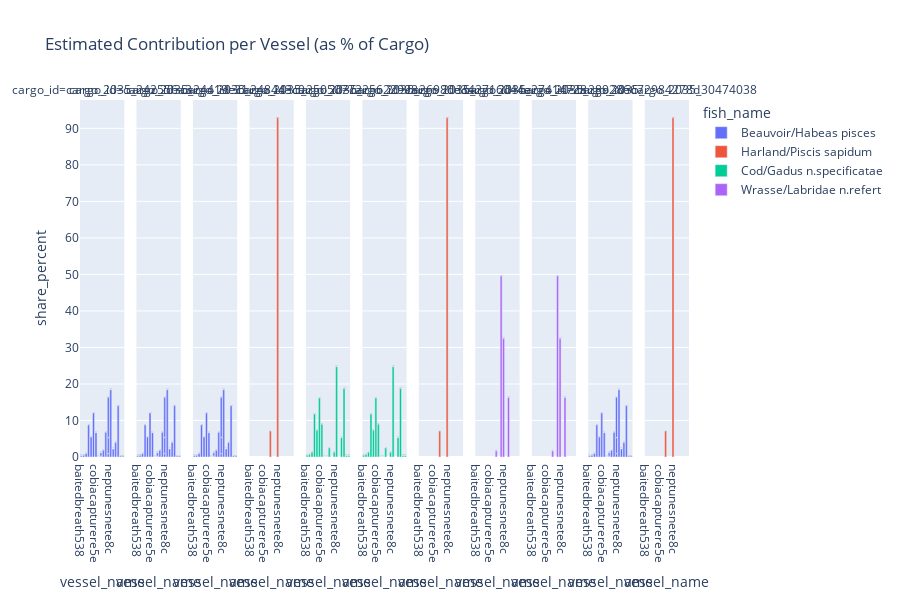

The cell this chart's notebook holds for it:
### Code cell
import plotly.express as px

fig = px.bar(
    vessel_catch,
    x="vessel_name",
    y="share_percent",
    color="fish_name",
    facet_col="cargo_id",
    title="Estimated Contribution per Vessel (as % of Cargo)",
    text_auto=".1f"
)
fig.update_layout(height=600, showlegend=True)
fig.show()

### Figure 1 — Plotly figure (JSON) as saved in the notebook; plotly's stock layout.template omitted (floating-point values rounded to 4 significant figures)
{"data": [{"hovertemplate": "fish_name=Beauvoir/Habeas pisces<br>cargo_id=cargo_2035_242556a3<br>vessel_name=%{x}<br>share_percent=%{y}<extra></extra>", "legendgroup": "Beauvoir/Habeas pisces", "marker": {"color": "#636efa", "pattern": {"shape": ""}}, "name": "Beauvoir/Habeas pisces", "orientation": "v", "showlegend": true, "textposition": "auto", "texttemplate": "%{y:.1f}", "type": "bar", "x": ["baitedbreath538", "bassbaiterb9f", "bassbandit0d5", "blackdrumbanditc5b", "breambanditc85", "browntroutbandite67", "cobiacapturere5e", "costasmeraldaac7", "kingfisher87d", "kingfisher87d", "kingfisher87d", "longfintunalooterf32", "mahimahimaster04f", "marlinmaster8ab", "marlinmaster8ab", "marlinmaster8ab", "neptunesnete8c", "ruddraiderced", "soleseeker47a", "speckledtroutsaboteur509", "squidsquad7fd", "wahoowrangler016"], "xaxis": "x", "y": [0.3382, 0.4904, 0.973, 8.758, 5.453, 12.05, 6.666, 0.0562, 0.06069, 0.2303, 0.8399, 1.821, 6.751, 0.9866, 4.416, 10.95, 18.44, 2.222, 3.947, 14.01, 0.2669, 0.2704], "yaxis": "y"}, {"hovertemplate": "fish_name=Beauvoir/Habeas pisces<br>cargo_id=cargo_2035_24419c31<br>vessel_name=%{x}<br>share_percent=%{y}<extra></extra>", "legendgroup": "Beauvoir/Habeas pisces", "marker": {"color": "#636efa", "pattern": {"shape": ""}}, "name": "Beauvoir/Habeas pisces", "orientation": "v", "showlegend": false, "textposition": "auto", "texttemplate": "%{y:.1f}", "type": "bar", "x": ["baitedbreath538", "bassbaiterb9f", "bassbandit0d5", "blackdrumbanditc5b", "breambanditc85", "browntroutbandite67", "cobiacapturere5e", "costasmeraldaac7", "kingfisher87d", "kingfisher87d", "kingfisher87d", "longfintunalooterf32", "mahimahimaster04f", "marlinmaster8ab", "marlinmaster8ab", "marlinmaster8ab", "neptunesnete8c", "ruddraiderced", "soleseeker47a", "speckledtroutsaboteur509", "squidsquad7fd", "wahoowrangler016"], "xaxis": "x2", "y": [0.3382, 0.4904, 0.973, 8.758, 5.453, 12.05, 6.666, 0.0562, 0.06069, 0.2303, 0.8399, 1.821, 6.751, 0.9866, 4.416, 10.95, 18.44, 2.222, 3.947, 14.01, 0.2669, 0.2704], "yaxis": "y2"}, {"hovertemplate": "fish_name=Beauvoir/Habeas pisces<br>cargo_id=cargo_2035_248443c0<br>vessel_name=%{x}<br>share_percent=%{y}<extra></extra>", "legendgroup": "Beauvoir/Habeas pisces", "marker": {"color": "#636efa", "pattern": {"shape": ""}}, "name": "Beauvoir/Habeas pisces", "orientation": "v", "showlegend": false, "textposition": "auto", "texttemplate": "%{y:.1f}", "type": "bar", "x": ["baitedbreath538", "bassbaiterb9f", "bassbandit0d5", "blackdrumbanditc5b", "breambanditc85", "browntroutbandite67", "cobiacapturere5e", "costasmeraldaac7", "kingfisher87d", "kingfisher87d", "kingfisher87d", "longfintunalooterf32", "mahimahimaster04f", "marlinmaster8ab", "marlinmaster8ab", "marlinmaster8ab", "neptunesnete8c", "ruddraiderced", "soleseeker47a", "speckledtroutsaboteur509", "squidsquad7fd", "wahoowrangler016"], "xaxis": "x3", "y": [0.3382, 0.4904, 0.973, 8.758, 5.453, 12.05, 6.666, 0.0562, 0.06069, 0.2303, 0.8399, 1.821, 6.751, 0.9866, 4.416, 10.95, 18.44, 2.222, 3.947, 14.01, 0.2669, 0.2704], "yaxis": "y3"}, {"hovertemplate": "fish_name=Beauvoir/Habeas pisces<br>cargo_id=cargo_2035_2984278d<br>vessel_name=%{x}<br>share_percent=%{y}<extra></extra>", "legendgroup": "Beauvoir/Habeas pisces", "marker": {"color": "#636efa", "pattern": {"shape": ""}}, "name": "Beauvoir/Habeas pisces", "orientation": "v", "showlegend": false, "textposition": "auto", "texttemplate": "%{y:.1f}", "type": "bar", "x": ["baitedbreath538", "bassbaiterb9f", "bassbandit0d5", "blackdrumbanditc5b", "breambanditc85", "browntroutbandite67", "cobiacapturere5e", "costasmeraldaac7", "kingfisher87d", "kingfisher87d", "kingfisher87d", "longfintunalooterf32", "mahimahimaster04f", "marlinmaster8ab", "marlinmaster8ab", "marlinmaster8ab", "neptunesnete8c", "ruddraiderced", "soleseeker47a", "speckledtroutsaboteur509", "squidsquad7fd", "wahoowrangler016"], "xaxis": "x10", "y": [0.3382, 0.4904, 0.973, 8.758, 5.453, 12.05, 6.666, 0.0562, 0.06069, 0.2303, 0.8399, 1.821, 6.751, 0.9866, 4.416, 10.95, 18.44, 2.222, 3.947, 14.01, 0.2669, 0.2704], "yaxis": "y10"}, {"hovertemplate": "fish_name=Harland/Piscis sapidum<br>cargo_id=cargo_2035_25050772<br>vessel_name=%{x}<br>share_percent=%{y}<extra></extra>", "legendgroup": "Harland/Piscis sapidum", "marker": {"color": "#EF553B", "pattern": {"shape": ""}}, "name": "Harland/Piscis sapidum", "orientation": "v", "showlegend": true, "textposition": "auto", "texttemplate": "%{y:.1f}", "type": "bar", "x": ["kingfisher87d", "marlinmaster8ab"], "xaxis": "x4", "y": [7.121, 92.88], "yaxis": "y4"}, {"hovertemplate": "fish_name=Harland/Piscis sapidum<br>cargo_id=cargo_2035_2716044e<br>vessel_name=%{x}<br>share_percent=%{y}<extra></extra>", "legendgroup": "Harland/Piscis sapidum", "marker": {"color": "#EF553B", "pattern": {"shape": ""}}, "name": "Harland/Piscis sapidum", "orientation": "v", "showlegend": false, "textposition": "auto", "texttemplate": "%{y:.1f}", "type": "bar", "x": ["kingfisher87d", "marlinmaster8ab"], "xaxis": "x7", "y": [7.121, 92.88], "yaxis": "y7"}, {"hovertemplate": "fish_name=Harland/Piscis sapidum<br>cargo_id=cargo_2035_30474038<br>vessel_name=%{x}<br>share_percent=%{y}<extra></extra>", "legendgroup": "Harland/Piscis sapidum", "marker": {"color": "#EF553B", "pattern": {"shape": ""}}, "name": "Harland/Piscis sapidum", "orientation": "v", "showlegend": false, "textposition": "auto", "texttemplate": "%{y:.1f}", "type": "bar", "x": ["kingfisher87d", "marlinmaster8ab"], "xaxis": "x11", "y": [7.121, 92.88], "yaxis": "y11"}, {"hovertemplate": "fish_name=Cod/Gadus n.specificatae<br>cargo_id=cargo_2035_25622998<br>vessel_name=%{x}<br>share_percent=%{y}<extra></extra>", "legendgroup": "Cod/Gadus n.specificatae", "marker": {"color": "#00cc96", "pattern": {"shape": ""}}, "name": "Cod/Gadus n.specificatae", "orientation": "v", "showlegend": true, "textposition": "auto", "texttemplate": "%{y:.1f}", "type": "bar", "x": ["baitedbreath538", "bassbaiterb9f", "bassbandit0d5", "blackdrumbanditc5b", "breambanditc85", "browntroutbandite67", "cobiacapturere5e", "costasmeraldaac7", "kingfisher87d", "longfintunalooterf32", "marlinmaster8ab", "neptunesnete8c", "soleseeker47a", "speckledtroutsaboteur509", "squidsquad7fd", "wahoowrangler016"], "xaxis": "x5", "y": [0.4535, 0.6575, 1.305, 11.74, 7.311, 16.15, 8.937, 0.07535, 0.08137, 2.442, 1.323, 24.72, 5.292, 18.79, 0.3579, 0.3625], "yaxis": "y5"}, {"hovertemplate": "fish_name=Cod/Gadus n.specificatae<br>cargo_id=cargo_2035_26980d34<br>vessel_name=%{x}<br>share_percent=%{y}<extra></extra>", "legendgroup": "Cod/Gadus n.specificatae", "marker": {"color": "#00cc96", "pattern": {"shape": ""}}, "name": "Cod/Gadus n.specificatae", "orientation": "v", "showlegend": false, "textposition": "auto", "texttemplate": "%{y:.1f}", "type": "bar", "x": ["baitedbreath538", "bassbaiterb9f", "bassbandit0d5", "blackdrumbanditc5b", "breambanditc85", "browntroutbandite67", "cobiacapturere5e", "costasmeraldaac7", "kingfisher87d", "longfintunalooterf32", "marlinmaster8ab", "neptunesnete8c", "soleseeker47a", "speckledtroutsaboteur509", "squidsquad7fd", "wahoowrangler016"], "xaxis": "x6", "y": [0.4535, 0.6575, 1.305, 11.74, 7.311, 16.15, 8.937, 0.07535, 0.08137, 2.442, 1.323, 24.72, 5.292, 18.79, 0.3579, 0.3625], "yaxis": "y6"}, {"hovertemplate": "fish_name=Wrasse/Labridae n.refert<br>cargo_id=cargo_2035_27414728<br>vessel_name=%{x}<br>share_percent=%{y}<extra></extra>", "legendgroup": "Wrasse/Labridae n.refert", "marker": {"color": "#ab63fa", "pattern": {"shape": ""}}, "name": "Wrasse/Labridae n.refert", "orientation": "v", "showlegend": true, "textposition": "auto", "texttemplate": "%{y:.1f}", "type": "bar", "x": ["kingfisher87d", "mahimahimaster04f", "marlinmaster8ab", "ruddraiderced"], "xaxis": "x8", "y": [1.691, 49.57, 32.42, 16.31], "yaxis": "y8"}, {"hovertemplate": "fish_name=Wrasse/Labridae n.refert<br>cargo_id=cargo_2035_28928667<br>vessel_name=%{x}<br>share_percent=%{y}<extra></extra>", "legendgroup": "Wrasse/Labridae n.refert", "marker": {"color": "#ab63fa", "pattern": {"shape": ""}}, "name": "Wrasse/Labridae n.refert", "orientation": "v", "showlegend": false, "textposition": "auto", "texttemplate": "%{y:.1f}", "type": "bar", "x": ["kingfisher87d", "mahimahimaster04f", "marlinmaster8ab", "ruddraiderced"], "xaxis": "x9", "y": [1.691, 49.57, 32.42, 16.31], "yaxis": "y9"}], "layout": {"annotations": [{"font": {}, "showarrow": false, "text": "cargo_id=cargo_2035_242556a3", "x": 0.03636, "xanchor": "center", "xref": "paper", "y": 1, "yanchor": "bottom", "yref": "paper"}, {"font": {}, "showarrow": false, "text": "cargo_id=cargo_2035_24419c31", "x": 0.1291, "xanchor": "center", "xref": "paper", "y": 1, "yanchor": "bottom", "yref": "paper"}, {"font": {}, "showarrow": false, "text": "cargo_id=cargo_2035_248443c0", "x": 0.2218, "xanchor": "center", "xref": "paper", "y": 1, "yanchor": "bottom", "yref": "paper"}, {"font": {}, "showarrow": false, "text": "cargo_id=cargo_2035_25050772", "x": 0.3145, "xanchor": "center", "xref": "paper", "y": 1, "yanchor": "bottom", "yref": "paper"}, {"font": {}, "showarrow": false, "text": "cargo_id=cargo_2035_25622998", "x": 0.4073, "xanchor": "center", "xref": "paper", "y": 1, "yanchor": "bottom", "yref": "paper"}, {"font": {}, "showarrow": false, "text": "cargo_id=cargo_2035_26980d34", "x": 0.5, "xanchor": "center", "xref": "paper", "y": 1, "yanchor": "bottom", "yref": "paper"}, {"font": {}, "showarrow": false, "text": "cargo_id=cargo_2035_2716044e", "x": 0.5927, "xanchor": "center", "xref": "paper", "y": 1, "yanchor": "bottom", "yref": "paper"}, {"font": {}, "showarrow": false, "text": "cargo_id=cargo_2035_27414728", "x": 0.6855, "xanchor": "center", "xref": "paper", "y": 1, "yanchor": "bottom", "yref": "paper"}, {"font": {}, "showarrow": false, "text": "cargo_id=cargo_2035_28928667", "x": 0.7782, "xanchor": "center", "xref": "paper", "y": 1, "yanchor": "bottom", "yref": "paper"}, {"font": {}, "showarrow": false, "text": "cargo_id=cargo_2035_2984278d", "x": 0.8709, "xanchor": "center", "xref": "paper", "y": 1, "yanchor": "bottom", "yref": "paper"}, {"font": {}, "showarrow": false, "text": "cargo_id=cargo_2035_30474038", "x": 0.9636, "xanchor": "center", "xref": "paper", "y": 1, "yanchor": "bottom", "yref": "paper"}], "barmode": "relative", "height": 600, "legend": {"title": {"text": "fish_name"}, "tracegroupgap": 0}, "showlegend": true, "title": {"text": "Estimated Contribution per Vessel (as % of Cargo)"}, "xaxis": {"anchor": "y", "domain": [0, 0.07273], "title": {"text": "vessel_name"}}, "xaxis10": {"anchor": "y10", "domain": [0.8345, 0.9073], "matches": "x", "title": {"text": "vessel_name"}}, "xaxis11": {"anchor": "y11", "domain": [0.9273, 1], "matches": "x", "title": {"text": "vessel_name"}}, "xaxis2": {"anchor": "y2", "domain": [0.09273, 0.1655], "matches": "x", "title": {"text": "vessel_name"}}, "xaxis3": {"anchor": "y3", "domain": [0.1855, 0.2582], "matches": "x", "title": {"text": "vessel_name"}}, "xaxis4": {"anchor": "y4", "domain": [0.2782, 0.3509], "matches": "x", "title": {"text": "vessel_name"}}, "xaxis5": {"anchor": "y5", "domain": [0.3709, 0.4436], "matches": "x", "title": {"text": "vessel_name"}}, "xaxis6": {"anchor": "y6", "domain": [0.4636, 0.5364], "matches": "x", "title": {"text": "vessel_name"}}, "xaxis7": {"anchor": "y7", "domain": [0.5564, 0.6291], "matches": "x", "title": {"text": "vessel_name"}}, "xaxis8": {"anchor": "y8", "domain": [0.6491, 0.7218], "matches": "x", "title": {"text": "vessel_name"}}, "xaxis9": {"anchor": "y9", "domain": [0.7418, 0.8145], "matches": "x", "title": {"text": "vessel_name"}}, "yaxis": {"anchor": "x", "domain": [0, 1], "title": {"text": "share_percent"}}, "yaxis10": {"anchor": "x10", "domain": [0, 1], "matches": "y", "showticklabels": false}, "yaxis11": {"anchor": "x11", "domain": [0, 1], "matches": "y", "showticklabels": false}, "yaxis2": {"anchor": "x2", "domain": [0, 1], "matches": "y", "showticklabels": false}, "yaxis3": {"anchor": "x3", "domain": [0, 1], "matches": "y", "showticklabels": false}, "yaxis4": {"anchor": "x4", "domain": [0, 1], "matches": "y", "showticklabels": false}, "yaxis5": {"anchor": "x5", "domain": [0, 1], "matches": "y", "showticklabels": false}, "yaxis6": {"anchor": "x6", "domain": [0, 1], "matches": "y", "showticklabels": false}, "yaxis7": {"anchor": "x7", "domain": [0, 1], "matches": "y", "showticklabels": false}, "yaxis8": {"anchor": "x8", "domain": [0, 1], "matches": "y", "showticklabels": false}, "yaxis9": {"anchor": "x9", "domain": [0, 1], "matches": "y", "showticklabels": false}}}
